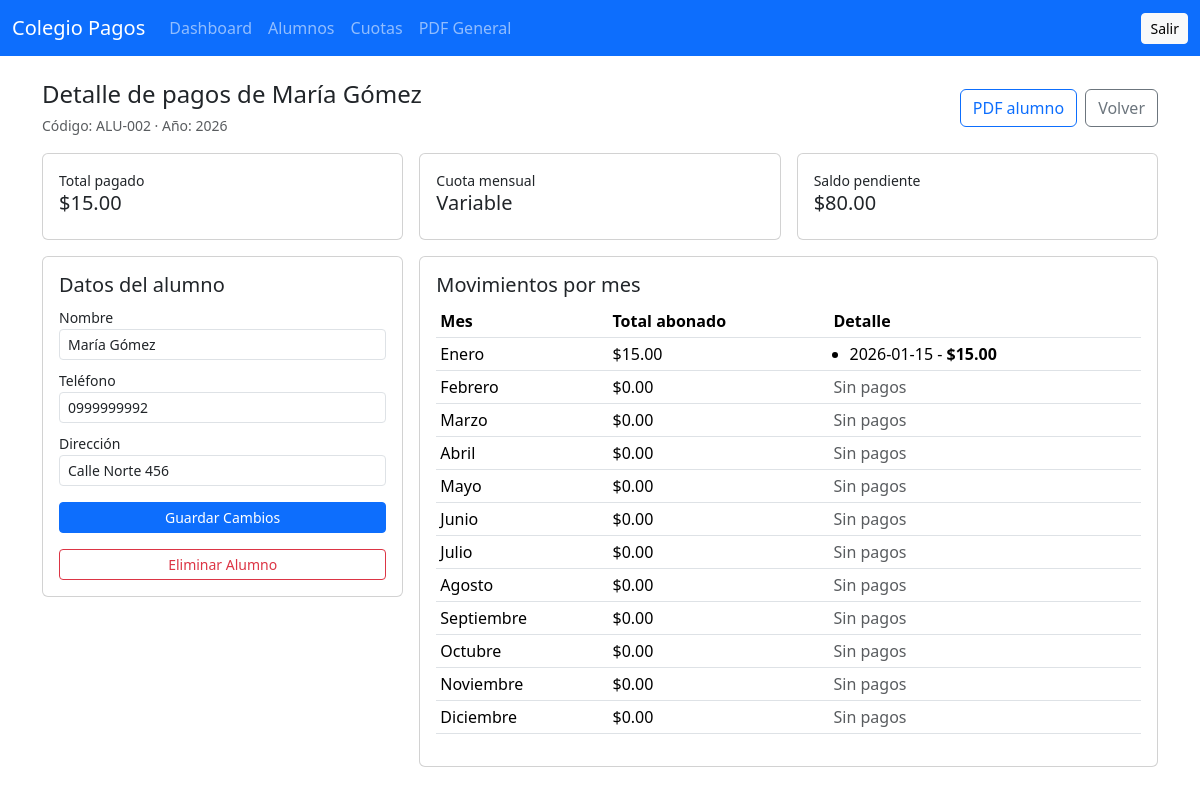
The page /alumnos/ver?id=2&anio=2026 (signed in) on the database its author committed.
### tables this page shows
CREATE TABLE alumnos (
    id INT AUTO_INCREMENT PRIMARY KEY,
    codigo VARCHAR(20) NOT NULL UNIQUE,
    nombre VARCHAR(100) NOT NULL,
    telefono VARCHAR(20) DEFAULT NULL,
    direccion VARCHAR(200) DEFAULT NULL,
    fecha_registro TIMESTAMP DEFAULT CURRENT_TIMESTAMP
);

### app/core/Controller.php (called while the page is built, shortened)
<?php
abstract class Controller
{
    protected function view(string $view, array $data = []): void
    {
        extract($data, EXTR_SKIP);
        $viewPath = __DIR__ . '/../views/' . $view . '.php';
        require __DIR__ . '/../views/layouts/header.php';
        require $viewPath;
        require __DIR__ . '/../views/layouts/footer.php';
    }
}

### app/controllers/AlumnoController.php (called while the page is built, shortened)
<?php
final class AlumnoController extends Controller
{
    public function show(): void
    {
        $alumnoId = (int) ($_GET['id'] ?? 0);
        $anio = (int) ($_GET['anio'] ?? date('Y'));
        $alumno = (new Alumno())->find($alumnoId);
        $abonoModel = new Abono();
        $detallePagos = $abonoModel->detailsByAlumno($alumnoId, $anio);
        $totals = $abonoModel->totalsByAlumno($alumnoId, $anio);
        $cuotas = (new Cuota())->getByYear($anio);
        $this->view('alumnos/show', compact('alumno', 'anio', 'detallePagos', 'totals', 'cuotas'));
    }
}

### app/core/Router.php (called while the page is built, shortened)
<?php
final class Router
{
    private array $routes = [];
    private function addRoute(string $method, string $uri, array $action): void
    {
        $this->routes[$method][rtrim($uri, '/') ?: '/'] = $action;
    }
    public function dispatch(string $uri, string $method): void
    {
        $path = rtrim(parse_url($uri, PHP_URL_PATH) ?: '/', '/') ?: '/';
        $action = $this->routes[$method][$path] ?? null;
        [$controllerClass, $controllerMethod] = $action;
        $controller = new $controllerClass();
        $controller->{$controllerMethod}();
    }
}

### index.php (called while the page is built, shortened)
<?php
spl_autoload_register(static function (string $class): void {
    $prefix = 'App\\';
    $relative = substr($class, strlen($prefix));
    $relative = str_replace('\\', '/', $relative);
    $file = __DIR__ . '/app/' . strtolower(dirname($relative)) . '/' . basename($relative) . '.php';
});
$router = new Router();
$router->get('/', [PublicController::class, 'home']);
$router->get('/buscar', [PublicController::class, 'search']);
$router->get('/login', [AuthController::class, 'loginForm']);
$router->post('/login', [AuthController::class, 'login']);
$router->post('/logout', [AuthController::class, 'logout']);
$router->post('/ajustes/credenciales', [AuthController::class, 'updateCredentials']);
$router->get('/dashboard', [ReporteController::class, 'dashboard']);
$router->get('/alumnos', [AlumnoController::class, 'index']);
$router->get('/alumnos/ver', [AlumnoController::class, 'show']);
$router->post('/alumnos', [AlumnoController::class, 'store']);
$router->post('/alumnos/editar', [AlumnoController::class, 'edit']);
$router->post('/alumnos/eliminar', [AlumnoController::class, 'delete']);
$router->post('/abonos', [AbonoController::class, 'store']);
$router->get('/abonos/historial', [AbonoController::class, 'history']);
$router->get('/cuotas', [CuotaController::class, 'index']);
$router->post('/cuotas', [CuotaController::class, 'store']);
$router->get('/reportes/alumno', [ReporteController::class, 'alumnoPdf']);
$router->get('/reportes/general', [ReporteController::class, 'generalPdf']);
$router->dispatch($_SERVER['REQUEST_URI'] ?? '/', $_SERVER['REQUEST_METHOD'] ?? 'GET');

### config/database.php (called while the page is built)
<?php
return [
    'host' => $_ENV['DB_HOST'] ?? 'sql211.hstn.me',
    'port' => $_ENV['DB_PORT'] ?? '3306',
    'database' => $_ENV['DB_NAME'] ?? 'mseet_41403283_alumos',
    'username' => $_ENV['DB_USER'] ?? 'mseet_41403283',
    'password' => $_ENV['DB_PASS'] ?? '4016508a8b',
    'charset' => 'utf8mb4',
];

### app/core/Database.php (called while the page is built, shortened)
<?php
final class Database
{
    private static ?PDO $connection = null;
    public static function getConnection(): PDO
    {
        if (self::$connection instanceof PDO) {
            return self::$connection;
        }
        $config = require __DIR__ . '/../../config/database.php';
        $options = [
            PDO::ATTR_ERRMODE => PDO::ERRMODE_EXCEPTION,
            PDO::ATTR_DEFAULT_FETCH_MODE => PDO::FETCH_ASSOC,
            PDO::ATTR_EMULATE_PREPARES => false,
        ];
        $databaseNames = self::candidateDatabases((string) $config['database']);
        foreach ($databaseNames as $databaseName) {
            $dsn = sprintf(
                'mysql:host=%s;port=%s;dbname=%s;charset=%s',
                $config['host'],
                $config['port'],
                $databaseName,
                $config['charset']
            );
            try {
                self::$connection = new PDO($dsn, $config['username'], $config['password'], $options);
                return self::$connection;
            } catch (PDOException $exception) {
                continue;
            }
        }
        exit('Error de conexión a base de datos. Revisa DB_NAME en config/database.php o variables de entorno.');
    }
    private static function candidateDatabases(string $database): array
    {
        $candidates = [$database];
        if (str_contains($database, 'alumos')) {
            $candidates[] = str_replace('alumos', 'alumnos', $database);
        }
        return array_values(array_unique(array_filter($candidates)));
    }
}

### app/core/Model.php (called while the page is built, shortened)
<?php
abstract class Model
{
    public function __construct()
    {
        $this->db = Database::getConnection();
    }
}

### app/models/Alumno.php (called while the page is built, shortened)
<?php
final class Alumno extends Model
{
    public function find(int $id): ?array
    {
        $stmt = $this->db->prepare('SELECT id, codigo, nombre, telefono, direccion FROM alumnos WHERE id = :id LIMIT 1');
        $stmt->execute(['id' => $id]);
        return $stmt->fetch() ?: null;
    }
}

### app/models/Abono.php (called while the page is built, shortened)
<?php
final class Abono extends Model
{
    public function totalsByAlumno(int $alumnoId, int $anio): array
    {
        $stmt = $this->db->prepare(
            'SELECT mes, SUM(valor) total
             FROM abonos
             WHERE alumno_id = :alumno_id AND anio = :anio
             GROUP BY mes'
        );
        $stmt->execute(['alumno_id' => $alumnoId, 'anio' => $anio]);
        $rows = array_fill(1, 12, 0.0);
        foreach ($stmt->fetchAll() as $row) {
            $rows[(int) $row['mes']] = (float) $row['total'];
        }
        return $rows;
    }
    public function detailsByAlumno(int $alumnoId, int $anio): array
    {
        $stmt = $this->db->prepare(
            'SELECT mes, valor, fecha_abono
             FROM abonos
             WHERE alumno_id = :alumno_id AND anio = :anio
             ORDER BY mes ASC, fecha_abono ASC, id ASC'
        );
        $stmt->execute([
            'alumno_id' => $alumnoId,
            'anio' => $anio,
        ]);
        $grouped = [];
        foreach ($stmt->fetchAll() as $row) {
            $monthNumber = (int) $row['mes'];
            $grouped[$monthNumber]['mes_numero'] = $monthNumber;
            $grouped[$monthNumber]['mes_nombre'] = self::MONTHS[$monthNumber] ?? (string) $monthNumber;
            $grouped[$monthNumber]['items'][] = [
                'valor' => (float) $row['valor'],
                'fecha_abono' => $row['fecha_abono'],
            ];
        }
        return array_values($grouped);
    }
}

### app/models/Cuota.php (called while the page is built, shortened)
<?php
final class Cuota extends Model
{
    public function getByYear(int $year): array
    {
        $yearColumn = $this->resolveYearColumn();
        $amountColumn = $this->resolveAmountColumn();
        $stmt = $this->db->prepare(sprintf(
            'SELECT mes, %s AS valor FROM cuotas WHERE %s = :anio',
            $amountColumn,
            $yearColumn
        ));
        $stmt->execute(['anio' => $year]);
        $cuotas = [];
        foreach ($stmt->fetchAll() as $row) {
            $cuotas[(int) $row['mes']] = (float) $row['valor'];
        }
        return $cuotas;
    }
    private function resolveYearColumn(): string
    {
        $this->yearColumn = $this->firstExistingColumn(['anio', 'year', 'anio_lectivo']) ?? 'anio';
        return $this->yearColumn;
    }
    private function resolveAmountColumn(): string
    {
        $this->amountColumn = $this->firstExistingColumn(['valor', 'monto', 'cuota']) ?? 'valor';
        return $this->amountColumn;
    }
    private function firstExistingColumn(array $candidates): ?string
    {
        $stmt = $this->db->query('SHOW COLUMNS FROM cuotas');
        $columns = array_map(static fn (array $row): string => (string) ($row['Field'] ?? ''), $stmt->fetchAll());
        foreach ($candidates as $candidate) {
            if (in_array($candidate, $columns, true)) {
                return $candidate;
            }
        }
        return null;
    }
}

### app/views/alumnos/show.php (the view, shortened to what this page needs)
<?php
$meses = [1=>'Enero',2=>'Febrero',3=>'Marzo',4=>'Abril',5=>'Mayo',6=>'Junio',7=>'Julio',8=>'Agosto',9=>'Septiembre',10=>'Octubre',11=>'Noviembre',12=>'Diciembre'];
$totalPagado = array_sum($totals);
$totalEsperado = array_sum($cuotas);
$saldoPendiente = max($totalEsperado - $totalPagado, 0);
$cuotasUnicas = array_unique($cuotas);
$displayCuota = count($cuotasUnicas) === 1 ? '$' . number_format(reset($cuotasUnicas), 2) : 'Variable';
?>
<div class="d-flex justify-content-between align-items-center mb-3">
    <div>
        <h4 class="mb-1">Detalle de pagos de <?= htmlspecialchars($alumno['nombre']); ?></h4>
        <small class="text-muted">Código: <?= htmlspecialchars($alumno['codigo']); ?> · Año: <?= (int) $anio; ?></small>
    </div>
    <div class="d-flex gap-2">
        <a class="btn btn-outline-primary" href="/reportes/alumno?id=<?= (int) $alumno['id']; ?>&anio=<?= (int) $anio; ?>">PDF alumno</a>
        <a class="btn btn-outline-secondary" href="/alumnos?anio=<?= (int) $anio; ?>">Volver</a>
    </div>
</div>
<div class="row g-3 mb-3">
    <div class="col-md-4"><div class="card p-3"><small>Total pagado</small><h5>$<?= number_format((float) $totalPagado, 2); ?></h5></div></div>
    <div class="col-md-4"><div class="card p-3"><small>Cuota mensual</small><h5><?= $displayCuota; ?></h5></div></div>
    <div class="col-md-4"><div class="card p-3"><small>Saldo pendiente</small><h5>$<?= number_format((float) $saldoPendiente, 2); ?></h5></div></div>
</div>
<div class="row g-3">
    <div class="col-md-4">
        <div class="card mb-3">
            <div class="card-body">
                <h5>Datos del alumno</h5>
                <form method="post" action="/alumnos/editar" class="mb-3">
                    <div class="mb-2">
                        <label class="form-label mb-0"><small>Nombre</small></label>
                        <input class="form-control form-control-sm" name="nombre" value="<?= htmlspecialchars($alumno['nombre']); ?>" required>
                    </div>
                    <div class="mb-2">
                        <label class="form-label mb-0"><small>Teléfono</small></label>
                        <input class="form-control form-control-sm" name="telefono" value="<?= htmlspecialchars($alumno['telefono']); ?>">
                    </div>
                    <div class="mb-3">
                        <label class="form-label mb-0"><small>Dirección</small></label>
                        <input class="form-control form-control-sm" name="direccion" value="<?= htmlspecialchars($alumno['direccion']); ?>">
                    </div>
                    <button class="btn btn-sm btn-primary w-100">Guardar Cambios</button>
                </form>
                <form method="post" action="/alumnos/eliminar" onsubmit="return confirm('¿Seguro que deseas eliminar este alumno? Esta acción no se puede deshacer y borrará todos sus abonos.');">
                    <button class="btn btn-sm btn-outline-danger w-100">Eliminar Alumno</button>
                </form>
            </div>
        </div>
    </div>
    <div class="col-md-8">
        <div class="card">
            <div class="card-body">
                <h5>Movimientos por mes</h5>
        <div class="table-responsive">
            <table class="table table-sm align-middle">
                <thead><tr><th>Mes</th><th>Total abonado</th><th>Detalle</th></tr></thead>
                <tbody>
                <?php for ($mes = 1; $mes <= 12; $mes++):
                    $totalMes = (float) ($totals[$mes] ?? 0);
                ?>
                    <tr>
                        <td><?= $meses[$mes]; ?></td>
                        <td>$<?= number_format($totalMes, 2); ?></td>
                        <td>
                            <?php
                            $detalleMes = array_values(array_filter(
                                $detallePagos,
                                static fn (array $item): bool => (int) $item['mes_numero'] === $mes
                            ));
                            ?>
                            <?php if ($detalleMes === []): ?>
                                <span class="text-muted">Sin pagos</span>
                            <?php else: ?>
                                <ul class="mb-0 ps-3">
                                    <?php foreach ($detalleMes[0]['items'] as $pago): ?>
                                        <li><?= htmlspecialchars($pago['fecha_abono']); ?> - <strong>$<?= number_format((float) $pago['valor'], 2); ?></strong></li>
                                    <?php endforeach; ?>
                                </ul>
                            <?php endif; ?>
                        </td>
                    </tr>
                <?php endfor; ?>
                </tbody>
            </table>
        </div>
    </div>
</div>
</div>
</div>

### rows shown on the page
alumnos: nombre "María Gómez", codigo "ALU-002", telefono "0999999992", direccion "Calle Norte 456"

### other values the page prints
$anio "2026"
$totalPagado "15.00"
$displayCuota "Variable"
$saldoPendiente "80.00"
$meses[$mes] "Enero"
$totalMes "15.00"
$pago['fecha_abono'] "2026-01-15"
$pago['valor'] "15.00"
$meses[$mes] "Febrero"
$totalMes "0.00"
$meses[$mes] "Marzo"
$meses[$mes] "Abril"
$meses[$mes] "Mayo"
$meses[$mes] "Junio"
$meses[$mes] "Julio"
